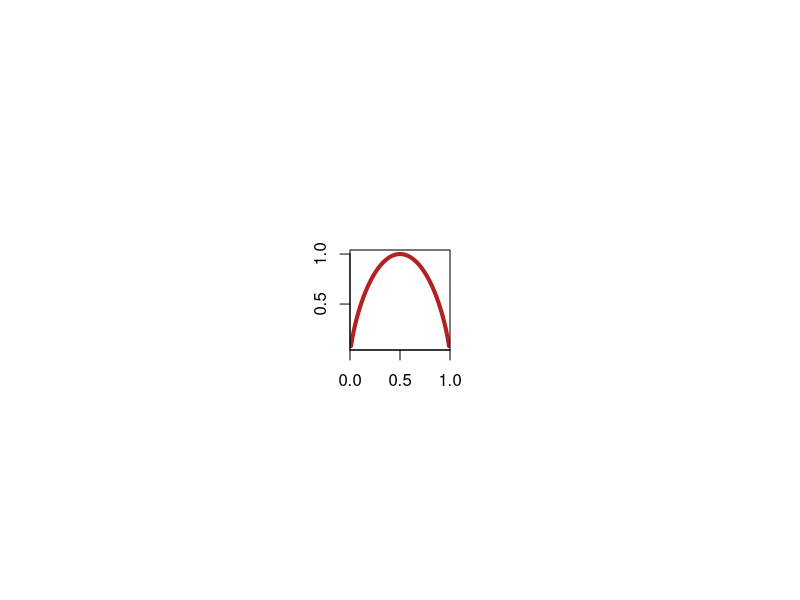

Write the R code that produced this figure.
## ---- chunk 1
#| fig-cap: We can get a sense for the behavior of the Shannon Entropy by plotting $-p\ log_2\ p-(1-p)\ log_2(1-p)$, the entropy over two events with probabilities $p$ and $1-p$.
par(mar = rep(0,4), pty = "s", pin = c(1, 1))
plot(
  \(p) - p * log2(p) - (1-p) * log2(1-p), 
  col='firebrick', lwd=4,
  asp=1, xaxs='i', yaxs='i', ann=FALSE, 
  xaxp=c(0, 1, 2), yaxp=c(0, 1, 2)
)
